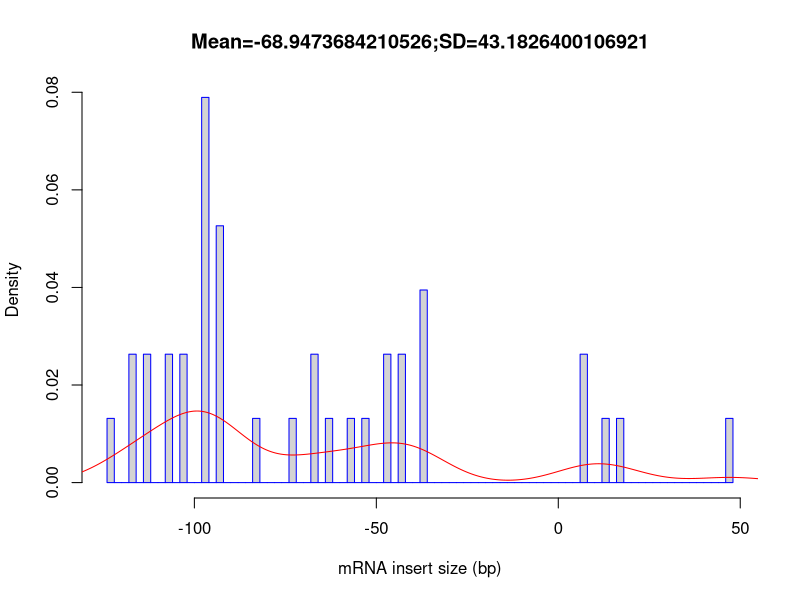

Source code (R):
out_file = 'Atha_Ler-0_sl_FLT_0.18G_Rep2'
pdf('Atha_Ler-0_sl_FLT_0.18G_Rep2.inner_distance_plot.pdf')
fragsize=rep(c(-147.5,-142.5,-137.5,-132.5,-127.5,-122.5,-117.5,-112.5,-107.5,-102.5,-97.5,-92.5,-87.5,-82.5,-77.5,-72.5,-67.5,-62.5,-57.5,-52.5,-47.5,-42.5,-37.5,-32.5,-27.5,-22.5,-17.5,-12.5,-7.5,-2.5,2.5,7.5,12.5,17.5,22.5,27.5,32.5,37.5,42.5,47.5,52.5,57.5,62.5,67.5,72.5,77.5,82.5,87.5,92.5,97.5,102.5,107.5,112.5,117.5,122.5,127.5,132.5,137.5,142.5,147.5,152.5,157.5,162.5,167.5,172.5,177.5,182.5,187.5,192.5,197.5,202.5,207.5,212.5,217.5,222.5,227.5,232.5,237.5,242.5,247.5,252.5,257.5,262.5,267.5,272.5,277.5,282.5,287.5,292.5,297.5,302.5,307.5,312.5,317.5,322.5,327.5,332.5,337.5,342.5,347.5),times=c(0,0,0,0,0,1,2,2,2,2,6,4,0,1,0,1,2,1,1,1,2,2,3,0,0,0,0,0,0,0,0,2,1,1,0,0,0,0,0,1,0,0,0,0,0,0,0,0,0,0,0,0,0,0,0,0,0,0,0,0,0,0,0,0,0,0,0,0,0,0,0,0,0,0,0,0,0,0,0,0,0,0,0,0,0,0,0,0,0,0,0,0,0,0,0,0,0,0,0,0))
frag_sd = sd(fragsize)
frag_mean = mean(fragsize)
frag_median = median(fragsize)
write(x=c("Name","Mean","Median","sd"), sep="	", file=stdout(),ncolumns=4)
write(c(out_file,frag_mean,frag_median,frag_sd),sep="	", file=stdout(),ncolumns=4)
hist(fragsize,probability=T,breaks=100,xlab="mRNA insert size (bp)",main=paste(c("Mean=",frag_mean,";","SD=",frag_sd),collapse=""),border="blue")
lines(density(fragsize,bw=10),col='red')
dev.off()
